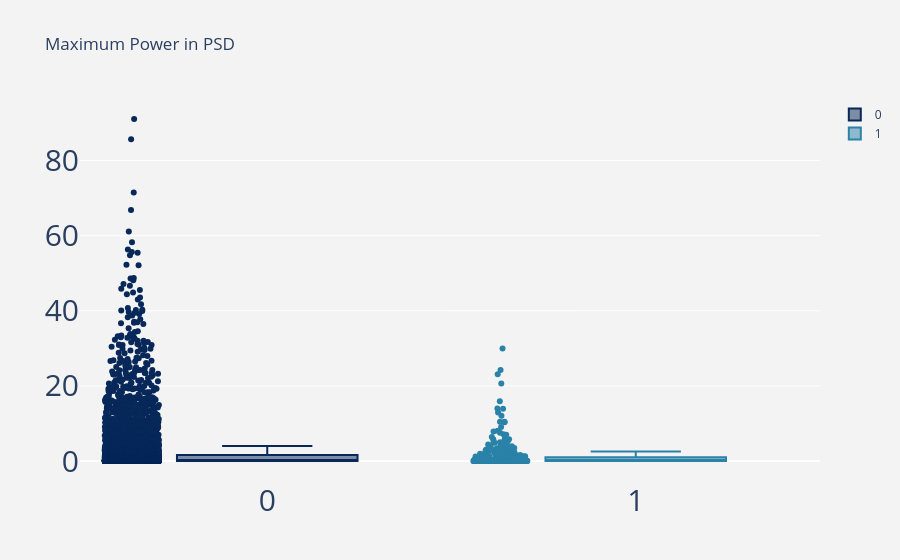

Notebook source saved alongside this figure:
### Code cell
print("Maximum Power in PSD")
fig = go.Figure()
fig.add_trace(go.Box(y=df_activity_windowed_psd_A1[df_activity_windowed_psd_A1["type"]==0]['Filtered_Accel_X_max_power_psd']  , boxpoints='all', name="0",    marker_color='rgb(7,40,89)', hovertemplate='%{y:.4f}'))
fig.add_trace(go.Box(y=df_activity_windowed_psd_A1[df_activity_windowed_psd_A1["type"]==1]['Filtered_Accel_X_max_power_psd']  , boxpoints='all',name="1",    marker_color='rgb(42, 130, 168)',  hovertemplate='%{y:.4f}'))
# fig.add_trace(go.Box(y=df_activity_windowed_psd_A1[df_activity_windowed_psd_A1["FeatureName"]=="DF"]['Filtered_Accel_X_max_power_psd'], boxpoints='all',name="DF",    marker_color='rgb(107,174,214)', hovertemplate='%{y:.4f}' ))
# fig.add_trace(go.Box(y=df_activity_windowed_psd_A1[df_activity_windowed_psd_A1["FeatureName"]=="NoHyp"]['Filtered_Accel_X_max_power_psd'], boxpoints='all',name="NoHyp",marker_color='rgb(42, 86, 168)',hovertemplate='%{y:.4f}'))
fig.update_layout(
    title="Maximum Power in PSD",
    paper_bgcolor='rgb(243, 243, 243)',
    plot_bgcolor='rgb(243, 243, 243)',
    showlegend=True,
    yaxis = dict(
tickfont = dict(size=30)),
    xaxis = dict(
tickfont = dict(size=30))

)

fig.show()

### Figure 1 — Plotly figure (JSON) as saved in the notebook; plotly's stock layout.template omitted (floating-point values rounded to 4 significant figures; data arrays with more than 128 entries replaced by an {"elided": "..."} marker saying what was removed)
{"data": [{"boxpoints": "all", "hovertemplate": "%{y:.4f}", "marker": {"color": "rgb(7,40,89)"}, "name": "0", "type": "box", "y": {"elided": "6965 float values"}}, {"boxpoints": "all", "hovertemplate": "%{y:.4f}", "marker": {"color": "rgb(42, 130, 168)"}, "name": "1", "type": "box", "y": {"elided": "338 float values"}}], "layout": {"autosize": true, "paper_bgcolor": "rgb(243, 243, 243)", "plot_bgcolor": "rgb(243, 243, 243)", "showlegend": true, "title": {"text": "Maximum Power in PSD"}, "xaxis": {"autorange": true, "range": [-0.5064, 1.5], "tickfont": {"size": 30}, "type": "category"}, "yaxis": {"autorange": true, "range": [-5.059, 96.12], "tickfont": {"size": 30}, "type": "linear"}}}
